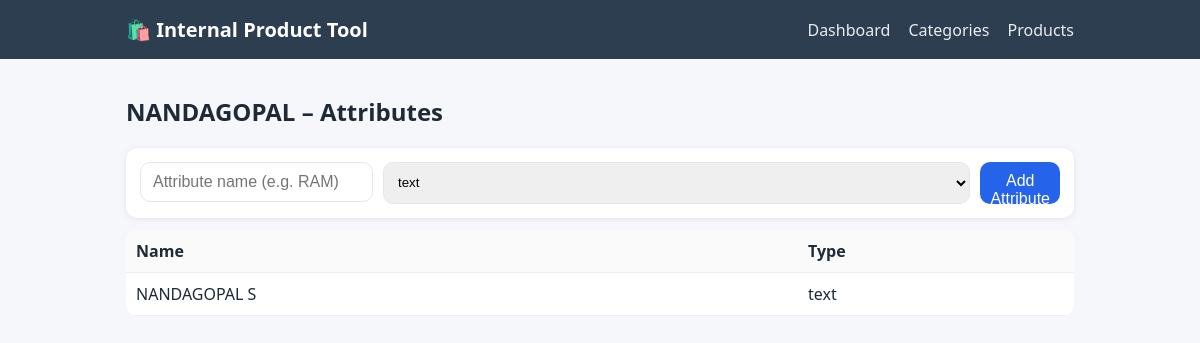
Screenshot of /categories/1 with the database file from the repository.
### app.py (models this page shows)
class Category(db.Model):
    __tablename__ = "categories"
    id = db.Column(db.Integer, primary_key=True)
    name = db.Column(db.String(120), unique=True, nullable=False)
    attributes = db.relationship("Attribute", backref="category", cascade="all, delete-orphan")
    products = db.relationship("Product", backref="category", cascade="all, delete-orphan")

class Attribute(db.Model):
    __tablename__ = "attributes"
    id = db.Column(db.Integer, primary_key=True)
    category_id = db.Column(db.Integer, db.ForeignKey("categories.id"), nullable=False)
    name = db.Column(db.String(120), nullable=False)
    data_type = db.Column(db.String(20), nullable=False, default="text")

### app.py (the view)
@app.get("/categories/<int:category_id>")
def category_attributes_page(category_id):
    cat = Category.query.get_or_404(category_id)
    attrs = Attribute.query.filter_by(category_id=category_id).all()
    return render_template("category_attributes.html", category=cat, attrs=attrs)

### app.py (called while the page is built)
@app.before_request
def init_db():
    db.create_all()

### templates/category_attributes.html (shortened to what this page needs)
{% extends "base.html" %}
{% block content %}
<h2>{{ category.name }} – Attributes</h2>
<form class="card" method="post" action="{{ url_for('add_attribute', category_id=category.id) }}">
  <div class="row">
    <input name="name" placeholder="Attribute name (e.g. RAM)" required>
    <select name="data_type">
      <option value="text">text</option>
    </select>
    <button type="submit">Add Attribute</button>
  </div>
</form>
<table class="table">
  <thead><tr><th>Name</th><th>Type</th></tr></thead>
  <tbody>
    {% for a in attrs %}
    <tr><td>{{ a.name }}</td><td>{{ a.data_type }}</td></tr>
    {% else %}
    <tr><td colspan="2" class="muted">No attributes yet.</td></tr>
    {% endfor %}
  </tbody>
</table>
{% endblock %}

### static/style.css (style rules this page uses)
:root { --bg:#f6f7fb; --ink:#1f2937; --muted:#6b7280; --card:#fff; --brand:#2c3e50; --accent:#2563eb; }
* { box-sizing:border-box }
body { margin:0;font-family:system-ui,Arial,sans-serif;color:var(--ink);background:var(--bg); }
.card { background:var(--card);padding:14px;border-radius:12px;box-shadow:0 1px 6px rgba(0,0,0,.08);margin:12px 0 }
.table { width:100%;border-collapse:collapse;background:#fff;border-radius:12px;overflow:hidden;margin-top:10px }
.table th,.table td { padding:10px;border-bottom:1px solid #eee;text-align:left }
.table thead { background:#fafafa;font-weight:600 }
input,select,button { width:100%;padding:10px;border:1px solid #e5e7eb;border-radius:10px }
.row { display:flex;gap:10px }
.row input { flex:1 }
button { background:var(--accent);color:#fff;border:none;cursor:pointer }
input[name="name"] { width: 250px; height: 40px; font-size: 16px; padding: 8px 12px; }
button[type="submit"] { width: 100px; height: 42px; font-size: 16px; }

### rows the page displays
Category: name "NANDAGOPAL"
Attribute: name "NANDAGOPAL S", data_type "text"
